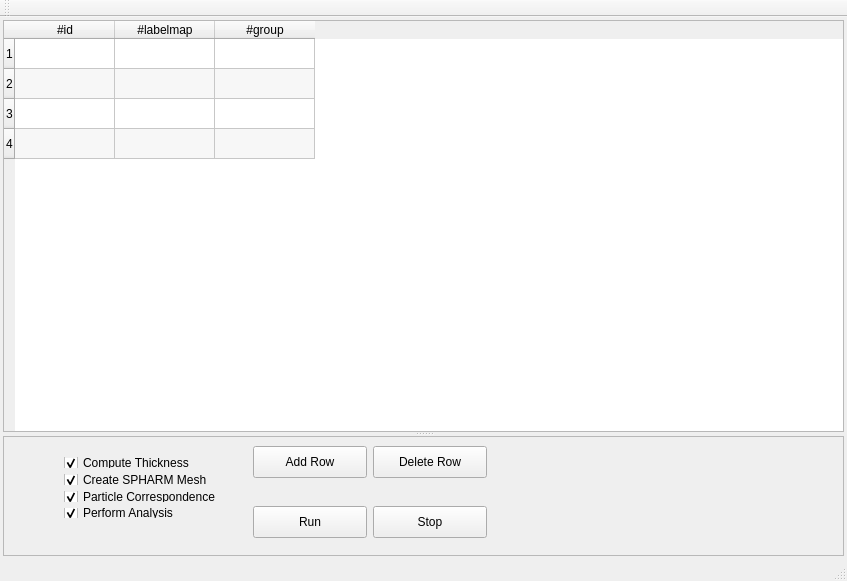
<?xml version="1.0" encoding="UTF-8"?>
<ui version="4.0">
 <class>MainWindow</class>
 <widget class="QMainWindow" name="MainWindow">
  <property name="geometry">
   <rect>
    <x>0</x>
    <y>0</y>
    <width>847</width>
    <height>581</height>
   </rect>
  </property>
  <property name="windowTitle">
   <string>MainWindow</string>
  </property>
  <widget class="QWidget" name="centralWidget">
   <layout class="QHBoxLayout" name="horizontalLayout">
    <property name="margin">
     <number>3</number>
    </property>
    <item>
     <widget class="QSplitter" name="splitter">
      <property name="orientation">
       <enum>Qt::Vertical</enum>
      </property>
      <widget class="QTableWidget" name="tableWidget">
       <property name="alternatingRowColors">
        <bool>true</bool>
       </property>
       <row>
        <property name="text">
         <string>1</string>
        </property>
       </row>
       <row>
        <property name="text">
         <string>2</string>
        </property>
       </row>
       <row>
        <property name="text">
         <string>3</string>
        </property>
       </row>
       <row>
        <property name="text">
         <string>4</string>
        </property>
       </row>
       <column>
        <property name="text">
         <string>#id</string>
        </property>
       </column>
       <column>
        <property name="text">
         <string>#labelmap</string>
        </property>
       </column>
       <column>
        <property name="text">
         <string>#group</string>
        </property>
       </column>
      </widget>
      <widget class="QFrame" name="frame">
       <property name="minimumSize">
        <size>
         <width>0</width>
         <height>120</height>
        </size>
       </property>
       <property name="maximumSize">
        <size>
         <width>16777215</width>
         <height>120</height>
        </size>
       </property>
       <property name="frameShape">
        <enum>QFrame::StyledPanel</enum>
       </property>
       <property name="frameShadow">
        <enum>QFrame::Raised</enum>
       </property>
       <widget class="QPushButton" name="run">
        <property name="geometry">
         <rect>
          <x>250</x>
          <y>70</y>
          <width>114</width>
          <height>32</height>
         </rect>
        </property>
        <property name="text">
         <string>Run</string>
        </property>
       </widget>
       <widget class="QPushButton" name="stop">
        <property name="geometry">
         <rect>
          <x>370</x>
          <y>70</y>
          <width>114</width>
          <height>32</height>
         </rect>
        </property>
        <property name="text">
         <string>Stop</string>
        </property>
       </widget>
       <widget class="QWidget" name="layoutWidget">
        <property name="geometry">
         <rect>
          <x>50</x>
          <y>10</y>
          <width>179</width>
          <height>83</height>
         </rect>
        </property>
        <layout class="QVBoxLayout" name="verticalLayout">
         <item>
          <widget class="QCheckBox" name="step1">
           <property name="text">
            <string>Compute Thickness</string>
           </property>
           <property name="checked">
            <bool>true</bool>
           </property>
          </widget>
         </item>
         <item>
          <widget class="QCheckBox" name="step2">
           <property name="text">
            <string>Create SPHARM Mesh</string>
           </property>
           <property name="checked">
            <bool>true</bool>
           </property>
          </widget>
         </item>
         <item>
          <widget class="QCheckBox" name="step3">
           <property name="text">
            <string>Particle Correspondence</string>
           </property>
           <property name="checked">
            <bool>true</bool>
           </property>
          </widget>
         </item>
         <item>
          <widget class="QCheckBox" name="step4">
           <property name="text">
            <string>Perform Analysis</string>
           </property>
           <property name="checked">
            <bool>true</bool>
           </property>
          </widget>
         </item>
        </layout>
       </widget>
       <widget class="QPushButton" name="pushButton">
        <property name="geometry">
         <rect>
          <x>250</x>
          <y>10</y>
          <width>114</width>
          <height>32</height>
         </rect>
        </property>
        <property name="text">
         <string>Add Row</string>
        </property>
       </widget>
       <widget class="QPushButton" name="pushButton_2">
        <property name="geometry">
         <rect>
          <x>370</x>
          <y>10</y>
          <width>114</width>
          <height>32</height>
         </rect>
        </property>
        <property name="text">
         <string>Delete Row</string>
        </property>
       </widget>
      </widget>
     </widget>
    </item>
   </layout>
  </widget>
  <widget class="QMenuBar" name="menuBar">
   <property name="geometry">
    <rect>
     <x>0</x>
     <y>0</y>
     <width>847</width>
     <height>22</height>
    </rect>
   </property>
  </widget>
  <widget class="QToolBar" name="mainToolBar">
   <attribute name="toolBarArea">
    <enum>TopToolBarArea</enum>
   </attribute>
   <attribute name="toolBarBreak">
    <bool>false</bool>
   </attribute>
  </widget>
  <widget class="QStatusBar" name="statusBar"/>
 </widget>
 <layoutdefault spacing="6" margin="11"/>
 <resources/>
 <connections>
  <connection>
   <sender>run</sender>
   <signal>clicked()</signal>
   <receiver>MainWindow</receiver>
   <slot>runScript()</slot>
   <hints>
    <hint type="sourcelabel">
     <x>342</x>
     <y>525</y>
    </hint>
    <hint type="destinationlabel">
     <x>750</x>
     <y>-11</y>
    </hint>
   </hints>
  </connection>
  <connection>
   <sender>stop</sender>
   <signal>clicked()</signal>
   <receiver>MainWindow</receiver>
   <slot>stopScript()</slot>
   <hints>
    <hint type="sourcelabel">
     <x>451</x>
     <y>520</y>
    </hint>
    <hint type="destinationlabel">
     <x>637</x>
     <y>609</y>
    </hint>
   </hints>
  </connection>
  <connection>
   <sender>pushButton</sender>
   <signal>clicked()</signal>
   <receiver>MainWindow</receiver>
   <slot>addRow()</slot>
   <hints>
    <hint type="sourcelabel">
     <x>324</x>
     <y>460</y>
    </hint>
    <hint type="destinationlabel">
     <x>551</x>
     <y>605</y>
    </hint>
   </hints>
  </connection>
  <connection>
   <sender>pushButton_2</sender>
   <signal>clicked()</signal>
   <receiver>MainWindow</receiver>
   <slot>deleteCurrentRow()</slot>
   <hints>
    <hint type="sourcelabel">
     <x>451</x>
     <y>459</y>
    </hint>
    <hint type="destinationlabel">
     <x>895</x>
     <y>463</y>
    </hint>
   </hints>
  </connection>
  <connection>
   <sender>tableWidget</sender>
   <signal>cellDoubleClicked(int,int)</signal>
   <receiver>MainWindow</receiver>
   <slot>editCell(int,int)</slot>
   <hints>
    <hint type="sourcelabel">
     <x>242</x>
     <y>224</y>
    </hint>
    <hint type="destinationlabel">
     <x>660</x>
     <y>626</y>
    </hint>
   </hints>
  </connection>
 </connections>
 <slots>
  <slot>runScript()</slot>
  <slot>stopScript()</slot>
  <slot>addRow()</slot>
  <slot>deleteCurrentRow()</slot>
  <slot>editCell(int,int)</slot>
 </slots>
</ui>
